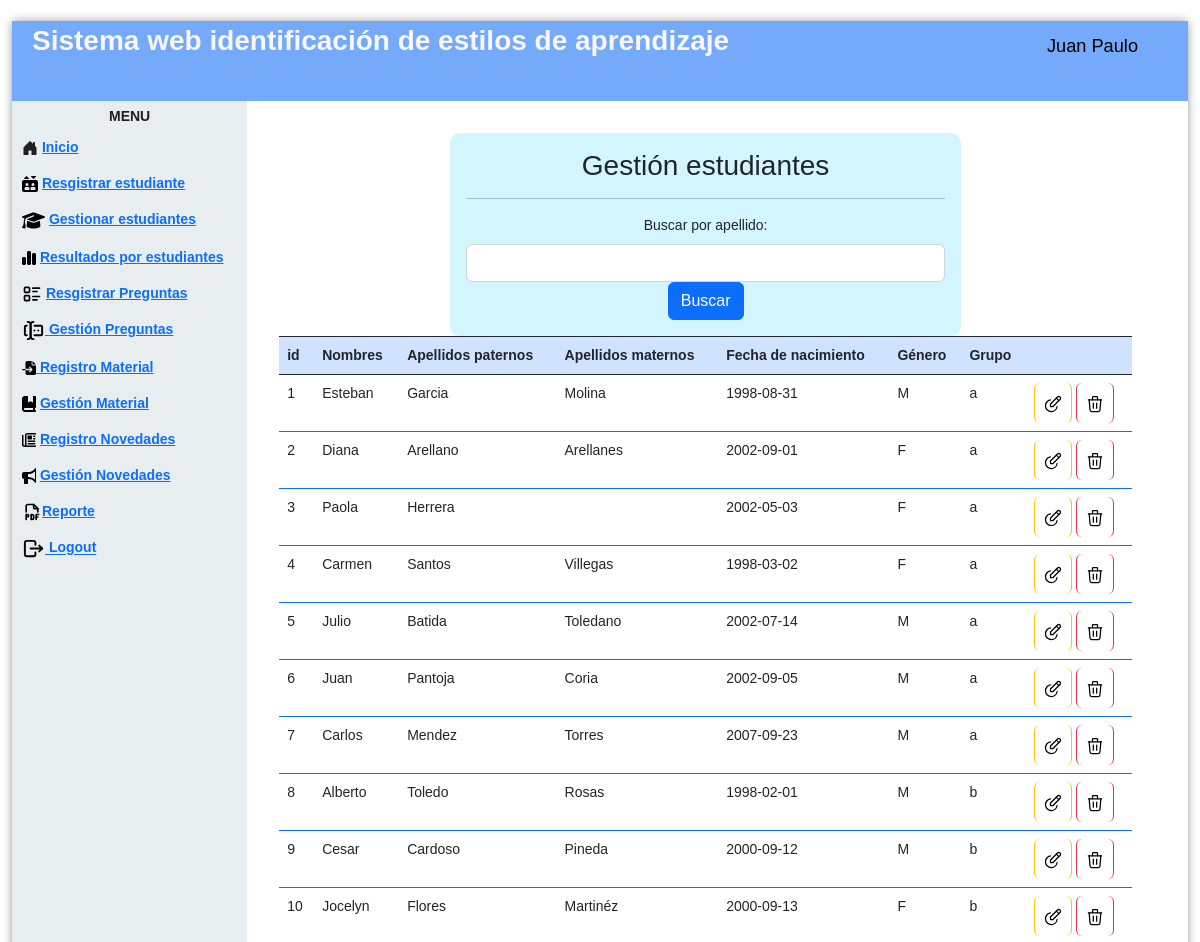
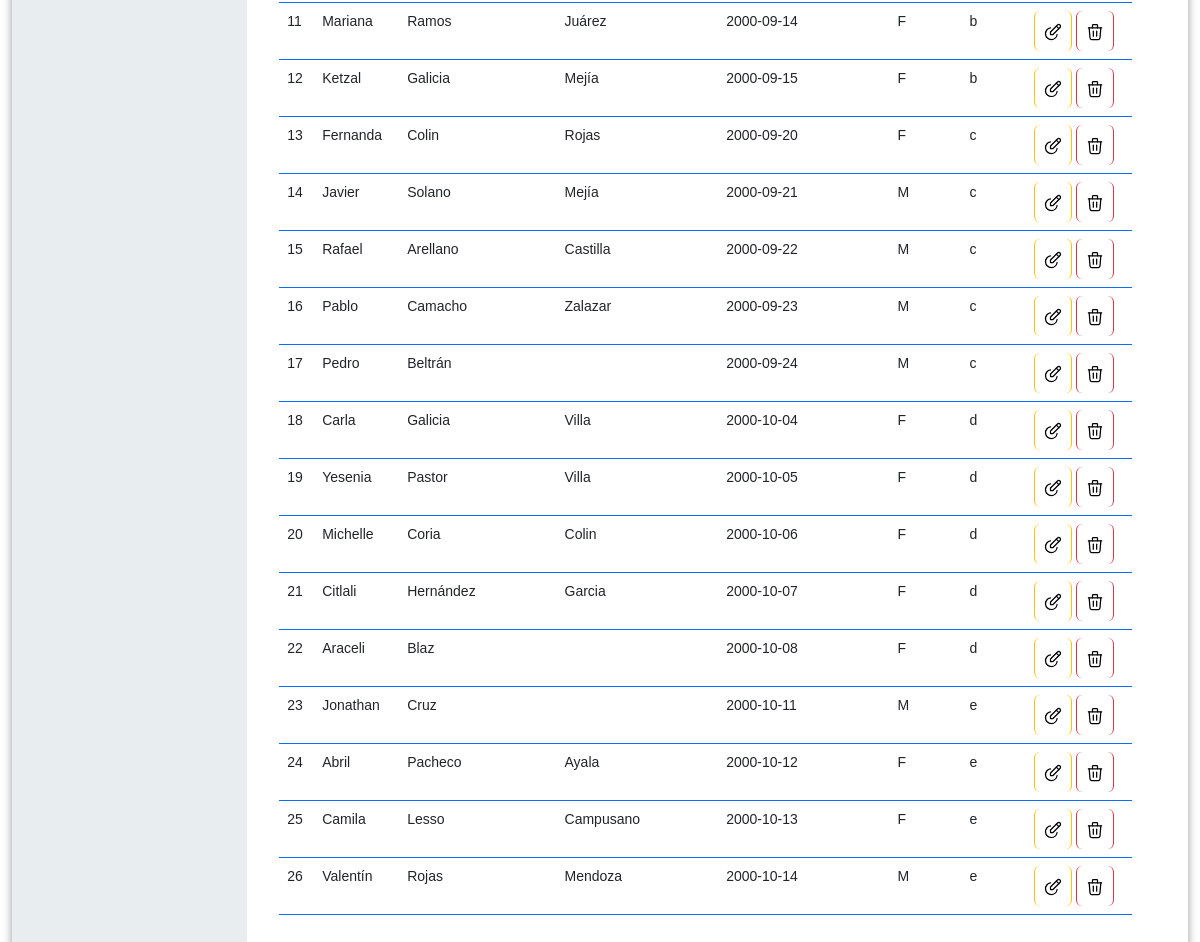
The app's page /gestionEsProfe.php (signed in) with its own data (2 pictures, top to bottom).
### tables this page shows
CREATE TABLE `estudiante` (
  `idEstudiante` int(11) NOT NULL,
  `nombre` varchar(45) NOT NULL,
  `apellidoPaterno` varchar(45) NOT NULL,
  `apellidoMaterno` varchar(45) DEFAULT NULL,
  `fechaNaci` date NOT NULL,
  `genero` varchar(5) NOT NULL,
  `correo` varchar(45) NOT NULL,
  `contraseña` varchar(100) NOT NULL,
  `grupo` varchar(1) NOT NULL
);

### gestionEsProfe.php (the view, shortened to what this page needs)
<?php
   include "controlador/eliminarE.php";
   ?>
<!DOCTYPE html>
<html lang="en">
   <head>
      <link href="https://cdn.jsdelivr.net/npm/bootstrap@5.2.2/dist/css/bootstrap.min.css" rel="stylesheet">
      <link href='css/nav.css' rel='stylesheet' type='text/css'>
      <link href='css/formulario.css' rel='stylesheet' type='text/css'>
   </head>
   <body>
      <div class="page">
         <div class="pageHeader">
            <div class="title">Sistema web identificación de estilos de aprendizaje</div>
            <div class="userPanel"><span class="username" style="color:#000000";><i class="fa-solid fa-user-large"></i></svg>
               <?php   echo  $_SESSION["nombre"];
                  ?></span>
            </div>
         </div>
         <div class="main">
            <div class="nav">
               <div class="menu">
                  <div class="title">
                     <center>Menu</center>
                  </div>
                  <ul>
                     <li>
                        <a href="controlador/loginrol.php"> Inicio
                        <a>
                     </li>
                     <li>
                     <a href="registroEstudiante.php"> Resgistrar estudiante<a></li>
                     <li>
                     <a href="gestionEsProfe.php"> Gestionar estudiantes<a></li>
                     <li>
                     <a href="estudiantesGraficasProfe.php"> Resultados por estudiantes<a></li>
                     <li>   <a href="registroPreguntaProfe.php"> Resgistrar Preguntas<a></li>
                     <li><a href="gestionPreguntasProfe.php"> Gestión Preguntas<a></li>
                     <li>
                     <a href="registroMaterialProfe.php"> Registro Material<a>
                     </li>
                     <li> <a href="gestionMaterialProfe.php">  Gestión Material<a> </li>
                     <li> <a href="registroNovedad.php"> Registro Novedades<a></li>
                     <li> <a href="gestionNovedades.php"> Gestión Novedades<a></li>
                     <li><a href="formularioReporteP.php">Reporte<a></li>
                     <li><a href="controlador/cerrarsesion.php"> Logout<a></li>
                  </ul>
               </div>
            </div>
            <div class="view col-12 p-3 ">
            <div class="container-fluid row">
            <div class="col-12 p-3">
            <form action="" method="get" class="col-10 p-3 m-auto formulario">
            <h3>Gestión estudiantes</h3>
            <hr    color="#000000";>
            <label for="buscarNombre" class="form-label">Buscar por apellido:</label>
            <input type="text" class="form-control" id="buscarNombre" name="buscarNombre">
            <button type="submit" class="btn btn-primary">Buscar</button>
            </form>
            <?php
               include "modelo/conexion.php";
               $filtroNombre = isset($_GET['buscarNombre']) ? $_GET['buscarNombre'] : '';
               if (!empty($filtroNombre)) {
                 $sql = $conexion->query("SELECT * FROM estudiante WHERE apellidoPaterno LIKE '%$filtroNombre%'");
               } else {
                 $sql = $conexion->query("SELECT * FROM estudiante");
               }
               ?>
            <table class="table">
            <thead class="table bg-light text-dark table-striped table-bordered border-dark table-primary">
            <tr>
            <th scope="col">id</th>
            <th scope="col">Nombres</th>
            <th scope="col">Apellidos paternos</th>
            <th scope="col">Apellidos maternos</th>
            <th scope="col">Fecha de nacimiento</th>
            <th scope="col">Género</th>
            <th scope="col">Grupo</th>
            <th scope="col"></th>
            </tr>
            </thead>
            <tbody class="table table table-striped table-hover table-bordered border-primary">
            <?php
               while($datos=$sql->fetch_object()){?>
            <tr>
            <td><?= $datos->idEstudiante ?></td>
            <td><?= $datos->nombre ?></td>
            <td><?= $datos->apellidoPaterno ?></td>
            <td><?= $datos->apellidoMaterno ?></td>
            <td><?= $datos->fechaNaci ?></td>
            <td><?= $datos->genero ?></td>
            <td><?= $datos->grupo ?></td>
            <td>
            <a href="modificacionEProfe.php?id=<?= $datos->idEstudiante ?>" class="btn btn-small btn-warning">
            </a>
            <a onclick="return eliminar()" href="gestionEsProfe.php?id=<?= $datos->idEstudiante ?>"  class="btn btn-small btn-danger" >
            </a>
            </td>
            </tr>
            <?php }
               ?>
            </tbody>
            </table>
            </div>
            </div>
            </div>
         </div>
      </div>
   </body>
</html>

### css/nav.css (style rules this page uses)
html { background-image: url(http://www.ultraimg.com/images/2UeGfhZ.jpg); }
body { padding: 0px; margin: 0px; font-family: "Open Sans"; font-size: 14px; }
.page { position: absolute; width: 98%; height: 98%; left: 1%; top: 1%; background-color: rgba(255, 255, 255, 0.7); -moz-border-radius: 4px; -webkit-border-radius: 4px; border-radius: 4px; -moz-box-shadow: 0 0 10px 0 rgba(0, 0, 0, 0.4); -webkit-box-shadow: 0 0 10px 0 rgba(0, 0, 0, 0.4); box-shadow: 0 0 10px 0 rgba(0, 0, 0, 0.4); }
.pageHeader { width: 100%; height: 80px; line-height: 50px; background-color: #75a9f9; color: rgb(250, 246, 246); -moz-box-sizing: border-box; -webkit-box-sizing: border-box; box-sizing: border-box; padding: 5px 20px; vertical-align: middle; }
.pageHeader .title { width: 70%; float: left; line-height: 30px; font-size: 2em; font-weight: 700; }
.pageHeader .userPanel { width: 30%; float: right; }
.pageHeader .userPanel .username { float: right; line-height: 40px; padding: 0px 20px; font-weight: 400; font-size: 1.3em; color:#201f1f; }
.main { position: relative; width: 100%; height: 100%; clear: both; background-color: white; }
.main .nav { width: 20%; height: 100%; float: left; background-color: rgba(227, 234, 235, 0.8); }
.main .nav .menu { width: 100%; margin: 5px; color: #201f1f; }
.main .nav .menu .title { font-weight: 700; font-size: 1em; text-transform: uppercase; }
.main .nav .menu ul { padding-left: 0px; }
.main .nav .menu ul li { cursor: pointer; list-style: none; margin: 5px 0px; padding: 5px 0px; font-weight: 600; margin-right: 10px; padding-left: 5px; -moz-border-radius: 4px; -webkit-border-radius: 4px; border-radius: 4px; transition: 0.25s all; }
.main .view { position: relative; overflow: hidden; }
.main .view ,img { float: right; padding-top: 3%; width: 80%; }
.view ,table { align-items: center; }

### css/formulario.css (style rules this page uses)
* { transition: .4s; box-sizing: border-box; font-family: 'arial'; }
body { background: rgba(255, 255, 255, 0.8); }
.formulario { width: 60%; margin: auto; text-align: center; background: #4dd7fa3f; padding-top: 30px; border-radius: 10px; }

### records on screen
estudiante: idEstudiante "1", nombre "Esteban", apellidoPaterno "Garcia", apellidoMaterno "Molina", fechaNaci "1998-08-31", genero "M", grupo "a"
estudiante: idEstudiante "2", nombre "Diana", apellidoPaterno "Arellano", apellidoMaterno "Arellanes", fechaNaci "2002-09-01", genero "F", grupo "a"
estudiante: idEstudiante "3", nombre "Paola", apellidoPaterno "Herrera", fechaNaci "2002-05-03", genero "F", grupo "a"
estudiante: idEstudiante "4", nombre "Carmen", apellidoPaterno "Santos", apellidoMaterno "Villegas", fechaNaci "1998-03-02", genero "F", grupo "a"
estudiante: idEstudiante "5", nombre "Julio", apellidoPaterno "Batida", apellidoMaterno "Toledano", fechaNaci "2002-07-14", genero "M", grupo "a"
estudiante: idEstudiante "6", nombre "Juan", apellidoPaterno "Pantoja", apellidoMaterno "Coria", fechaNaci "2002-09-05", genero "M", grupo "a"
estudiante: idEstudiante "7", nombre "Carlos", apellidoPaterno "Mendez", apellidoMaterno "Torres", fechaNaci "2007-09-23", genero "M", grupo "a"
estudiante: idEstudiante "8", nombre "Alberto", apellidoPaterno "Toledo", apellidoMaterno "Rosas", fechaNaci "1998-02-01", genero "M", grupo "b"
estudiante: idEstudiante "9", nombre "Cesar", apellidoPaterno "Cardoso", apellidoMaterno "Pineda", fechaNaci "2000-09-12", genero "M", grupo "b"
estudiante: idEstudiante "10", nombre "Jocelyn", apellidoPaterno "Flores", apellidoMaterno "Martinéz", fechaNaci "2000-09-13", genero "F", grupo "b"
estudiante: idEstudiante "11", nombre "Mariana", apellidoPaterno "Ramos", apellidoMaterno "Juárez", fechaNaci "2000-09-14", genero "F", grupo "b"
estudiante: idEstudiante "12", nombre "Ketzal", apellidoPaterno "Galicia", apellidoMaterno "Mejía", fechaNaci "2000-09-15", genero "F", grupo "b"
estudiante: idEstudiante "13", nombre "Fernanda", apellidoPaterno "Colin", apellidoMaterno "Rojas", fechaNaci "2000-09-20", genero "F", grupo "c"
estudiante: idEstudiante "14", nombre "Javier", apellidoPaterno "Solano", apellidoMaterno "Mejía", fechaNaci "2000-09-21", genero "M", grupo "c"
estudiante: idEstudiante "15", nombre "Rafael", apellidoPaterno "Arellano", apellidoMaterno "Castilla", fechaNaci "2000-09-22", genero "M", grupo "c"
estudiante: idEstudiante "16", nombre "Pablo", apellidoPaterno "Camacho", apellidoMaterno "Zalazar", fechaNaci "2000-09-23", genero "M", grupo "c"
estudiante: idEstudiante "17", nombre "Pedro", apellidoPaterno "Beltrán", fechaNaci "2000-09-24", genero "M", grupo "c"
estudiante: idEstudiante "18", nombre "Carla", apellidoPaterno "Galicia", apellidoMaterno "Villa", fechaNaci "2000-10-04", genero "F", grupo "d"
estudiante: idEstudiante "19", nombre "Yesenia", apellidoPaterno "Pastor", apellidoMaterno "Villa", fechaNaci "2000-10-05", genero "F", grupo "d"
estudiante: idEstudiante "20", nombre "Michelle", apellidoPaterno "Coria", apellidoMaterno "Colin", fechaNaci "2000-10-06", genero "F", grupo "d"
estudiante: idEstudiante "21", nombre "Citlali", apellidoPaterno "Hernández", apellidoMaterno "Garcia", fechaNaci "2000-10-07", genero "F", grupo "d"
estudiante: idEstudiante "22", nombre "Araceli", apellidoPaterno "Blaz", fechaNaci "2000-10-08", genero "F", grupo "d"
estudiante: idEstudiante "23", nombre "Jonathan", apellidoPaterno "Cruz", fechaNaci "2000-10-11", genero "M", grupo "e"
estudiante: idEstudiante "24", nombre "Abril", apellidoPaterno "Pacheco", apellidoMaterno "Ayala", fechaNaci "2000-10-12", genero "F", grupo "e"
estudiante: idEstudiante "25", nombre "Camila", apellidoPaterno "Lesso", apellidoMaterno "Campusano", fechaNaci "2000-10-13", genero "F", grupo "e"
estudiante: idEstudiante "26", nombre "Valentín", apellidoPaterno "Rojas", apellidoMaterno "Mendoza", fechaNaci "2000-10-14", genero "M", grupo "e"

### other values on screen
$_SESSION["nombre"] "Juan Paulo"
